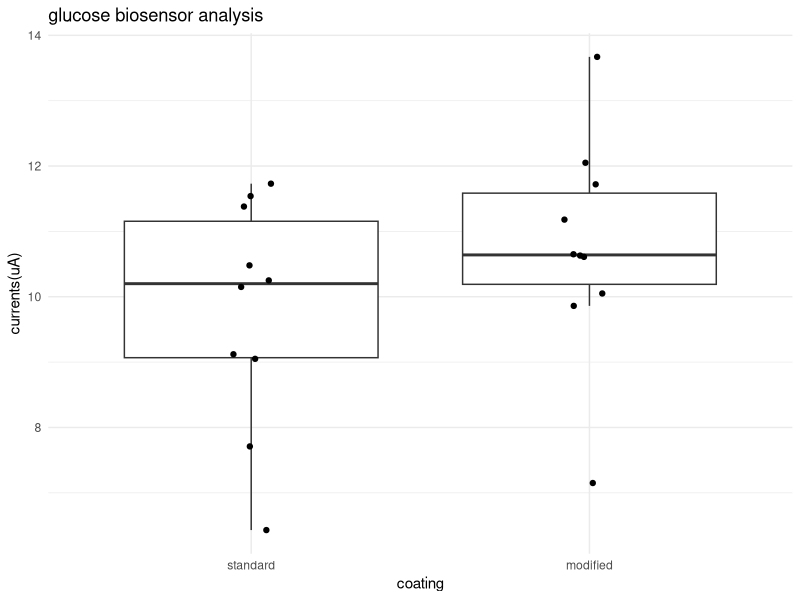

Generate this figure with R:
## ---- chunk 1
electrodes <- read.csv("data/simulated_electrodes.csv")

## ---- chunk 2
dim(electrodes)
head(electrodes)
str(electrodes)
table(electrodes$coating)
anyNA(electrodes)

## ---- chunk 3
electrodes$coating <- factor(electrodes$coating , levels = c("standard", "modified"))
library(ggplot2)
ggplot(data = electrodes, aes(x=coating, y= current_uA)) +
  geom_boxplot(outlier.shape = NA) +
  geom_jitter(
    width = 0.08,
    height = 0
  ) +
  labs(title="glucose biosensor analysis", 
       x = "coating", 
       y = "currents(uA)"
       ) +
  theme_minimal()

  
## ---- chunk 4
aggregate(current_uA ~ coating, data = electrodes, FUN = mean)
aggregate(current_uA ~ coating, data = electrodes, FUN = sd)
